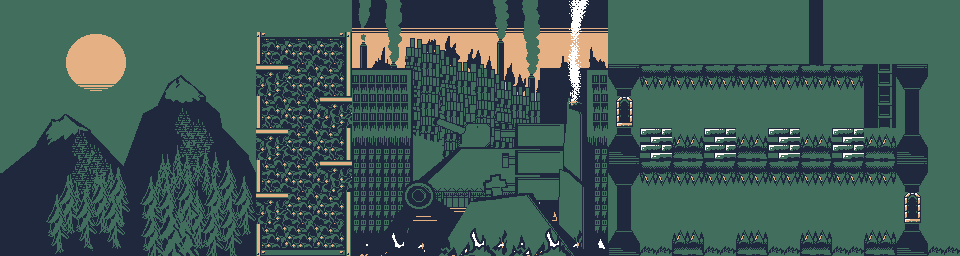

A level layout from a 2D game, rendered from its tile map. Below: a short description, then the map file with tile-grid data replaced by summaries:
An orthogonal 30x8 tile map with 32x32 px tiles, 2 tile layers (Backround, Objects), 10 tilesets and 36 objects (14x Killer, 7x Block, 6x Walk, 5x Location, 3x Transport, ...).

<map version="1.0" tiledversion="1.1.5" orientation="orthogonal" renderorder="right-down" width="30" height="8" tilewidth="32" tileheight="32" infinite="0" nextobjectid="41">
 <tileset firstgid="1" name="4-color forest" tilewidth="32" tileheight="32" tilecount="128" columns="16">
  <image source="4-color forest.gif" width="512" height="256" />
 </tileset>
 <tileset firstgid="129" name="castle Von Krumpen" tilewidth="32" tileheight="32" tilecount="70" columns="10">
  <image source="castle Von Krumpen.gif" width="320" height="224" />
 </tileset>
 <tileset firstgid="199" name="bitten von krumpen-swipe" tilewidth="32" tileheight="32" tilecount="2" columns="2">
  <image source="bitten von krumpen-swipe.gif" width="92" height="54" />
 </tileset>
 <tileset firstgid="201" name="josephine's hell" tilewidth="32" tileheight="32" tilecount="64" columns="8">
  <image source="josephine's hell.gif" width="256" height="256" />
 </tileset>
 <tileset firstgid="265" name="Eagle (1)" tilewidth="32" tileheight="32" tilecount="9" columns="3">
  <image source="Eagle (1).png" width="96" height="96" />
 </tileset>
 <tileset firstgid="274" name="VortexChained" tilewidth="32" tileheight="32" tilecount="6" columns="2">
  <image source="VortexChained.png" width="64" height="96" />
 </tileset>
 <tileset firstgid="280" source="GameVortex.tsx" />
 <tileset firstgid="289" name="VortexChained" tilewidth="32" tileheight="32" tilecount="6" columns="2">
  <image source="VortexChained.png" width="64" height="96" />
 </tileset>
 <tileset firstgid="295" source="Ghost.tsx" />
 <tileset firstgid="345" source="DungeonTileset.tsx" />
 <objectgroup name="Characters">
  <object id="1" name="Character Entrance" type="Location" x="31.5" y="1">
   <polygon points="0,0 0.5,32 -30.5,32 -31.5,-1" />
  </object>
  <object id="2" name="Character Start" type="Location" x="0.5" y="224">
   <polygon points="0,0 31,0 31.5,31 -0.5,32" />
  </object>
  <object id="3" name="Character Exit" type="Location" x="928" y="191.5">
   <polygon points="0,0 31.5,1 31.5,33 0.5,33" />
  </object>
  <object id="38" name="Eagle Start" type="Killer" x="544" y="97">
   <polygon points="0,0 31,-0.5 31,31.5 -1,31.5" />
  </object>
  <object id="39" name="Thug Start" type="Location" x="556" y="224">
   <polygon points="0,0 19,0 20,29 1,29" />
  </object>
  <object id="40" name="Snake Start" type="Location" x="190" y="227">
   <polygon points="0,0 30,0 30,24 2,24" />
  </object>
  <object id="36" name="Eagle Start" type="Killer" x="256.5" y="-1">
   <polygon points="0,0 31.5,0.5 32,33.5 -0.5,33" />
  </object>
  <object id="37" name="Eagle Start" type="Killer" x="320" y="1">
   <polygon points="0,0 31.5,0 31.5,30 0.5,31" />
  </object>
  <object id="35" name="Eagle Start" type="Killer" x="608.5" y="0.5">
   <polygon points="0,0 30.5,0 30.5,31.5 -1,31" />
  </object>
  <object id="34" name="Eagle Start" type="Killer" x="929" y="0.5">
   <polygon points="0,0 29.5,0 28.5,32 -1,31.5" />
  </object>
 </objectgroup>
 <objectgroup name="Collision">
  <object id="23" name="Wall" type="Block" x="928.333" y="160.667">
   <polygon points="0,0 0,11.3333 -10,25.3333 -8,70.6667 0.333333,83.3333 0.333333,95 -32,94.3333 -32,81.3333 -23.6667,70.6667 -22.3333,61.6667 -10.3333,61.6667 -9.66667,30.3333 -24.6667,30.3333 -26.3333,20.6667 -32.6667,10.3333 -32.6667,0.666667" />
  </object>
  <object id="24" name="Wall" type="Block" x="928" y="63.3333">
   <polygon points="0,0 0.666667,12.3333 -9,26.3333 -8,72 0,82.6667 -0.666667,96 -31.6667,97.6667 -31.6667,86.6667 -24,72.3333 -23,25 -31.3333,12.3333 -31.3333,0" />
  </object>
  <object id="25" name="Wall" type="Block" x="808.333" y="0">
   <polygon points="0,0 14.3333,0.333333 14.3333,62.6667 0.666667,63.3333" />
  </object>
  <object id="28" name="Wall" type="Block" x="345" y="193">
   <polygon points="0,0 4,0 5,62 2,62" />
  </object>
  <object id="29" name="Wll" type="Block" x="346" y="119">
   <polygon points="0,0 5.5,0 5,40.5 0.5,40.5" />
  </object>
  <object id="31" name="Wall" type="Block" x="346" y="65">
   <polygon points="0,0 2.5,-0.5 3.5,30 1,30.5" />
  </object>
  <object id="32" name="Wall" type="Block" x="637.5" y="156">
   <polygon points="0,0 -29.5,-0.5 -29.5,-10.5 -22,-22 -22,-26.5 -21,-62 -30.5,-80 0.5,-80.5 -5,-58.5 -19,-58.5 -19,-30.5 -7.5,-28.5 -5.5,-20.5 3.5,-10 3.5,-1" />
  </object>
  <object id="4" name="Platform" type="Walk" x="284.667" y="65.6889">
   <polygon points="0,0 -27.3333,-1.02222 -26.7518,21.9778 -0.58156,21.9778" />
  </object>
  <object id="5" name="Platform" type="Walk" x="324.582" y="96.6667">
   <polygon points="0,0 26.7518,0 26.7518,21.3333 -0.58156,21.3333" />
  </object>
  <object id="6" name="Platform" type="Walk" x="255.938" y="129.333">
   <polygon points="0,0 27.7917,0 28.3958,23.1667 -0.604167,23.1667" />
  </object>
  <object id="7" name="Platform" type="Walk" x="320.667" y="160">
   <polygon points="0,0 31.3333,0.666667 32,32.6667 -0.666667,32.6667" />
  </object>
  <object id="8" name="Platform" type="Walk" x="254.667" y="193.333">
   <polygon points="0,0 32.6667,0 34,30.6667 1.33333,30.6667" />
  </object>
  <object id="9" name="Platform" type="Walk" x="609.333" y="64">
   <polygon points="0,0 318.667,0 318.667,11.3333 -1.33333,10.6667" />
  </object>
 </objectgroup>
 <objectgroup name="Tools">
  <object id="15" name="Window" type="Transport" x="903.333" y="191.333">
   <polygon points="0,0 16.6667,0.666667 16.6667,29.3333 -0.666667,30.6667" />
  </object>
  <object id="16" name="Window" type="Transport" x="623.167" y="98">
   <polygon points="0,0 12.1667,0 11.451,29.3333 0.357843,29.3333" />
  </object>
  <object id="22" name="Ladder" type="Transport" x="876" y="64.3333">
   <polygon points="0,0 15,0 16.3333,63.6667 0.333333,64.3333" />
  </object>
 </objectgroup>
 <objectgroup name="Killers">
  <object id="14" name="Spikes" type="Killer" x="863.333" y="252">
   <polygon points="0,0 0,-14.6667 3.33333,-21.3333 6,-15.3333 8,-22 11.3333,-16 16,-20.6667 16.6667,-13.3333 22.6667,-20.6667 24.6667,-17.3333 26.6667,-20.6667 33.3333,-12 33.3333,0.666667" />
  </object>
  <object id="13" name="Spikes" type="Killer" x="801.333" y="253.333">
   <polygon points="0,0 0,-15.3333 2,-24 3.33333,-16.6667 10,-26.6667 13.3333,-16.6667 16,-25.3333 16,-12 21.3333,-25.3333 23.3333,-15.3333 28,-22.6667 32,1.33333 0,2" />
  </object>
  <object id="12" name="Spikes" type="Killer" x="738" y="256">
   <polygon points="0,0 -0.666667,-19.3333 2,-25.3333 4,-21.3333 6.66667,-28 10,-18.6667 14,-26 14,-19.3333 20,-27.3333 24,-18.6667 28,-24.6667 28,-14.6667 28.6667,-1.33333" />
  </object>
  <object id="11" name="Spikes" type="Killer" x="672" y="250.667">
   <polygon points="0,0 0,-15.3333 2,-22 5.33333,-13.3333 9.33333,-22.6667 11.3333,-14.6667 14.6667,-22 17.3333,-14 22,-24 24.6667,-14.6667 32.6667,-21.3333 32.6667,-14 32.6667,3.33333 0.666667,5.33333" />
  </object>
  <object id="18" name="Spikes" type="Killer" x="672.667" y="143">
   <polygon points="0,0 0.666667,-10.3333 4.66667,1.33333 8,-12.3333 14,2 14.3333,-10.6667 19.6667,0.333333 23,-11 25,-0.666667 29.6667,-8.66667 29.6667,6 0.666667,6" />
  </object>
  <object id="19" name="Spikes" type="Killer" x="737" y="146.667">
   <polygon points="0,0 1.33333,-10 4.33333,-2 7.33333,-12.3333 11.6667,-3 13.6667,-13 17.6667,-3 21.3333,-13.6667 26,-2.33333 28.6667,-11 28.6667,0.666667 0.666667,2" />
  </object>
  <object id="20" name="Spikes" type="Killer" x="801.333" y="148.667">
   <polygon points="0,0 29.3333,0.333333 28.3333,-12.6667 26.3333,-6 21.3333,-13 16,-5.66667 14.3333,-14.6667 10.6667,-6 7,-15.6667 3.33333,-4 1,-12" />
  </object>
  </objectgroup>
 <layer name="Backround" width="30" height="8">
  <data>[240 cells, 240 non-empty, 131 distinct tile ids]</data>
 </layer>
 <layer name="Objects" width="30" height="8">
  <data>[240 cells, 69 non-empty, 18 distinct tile ids]</data>
 </layer>
</map>
<!-- 3 of 36 objects omitted -->
